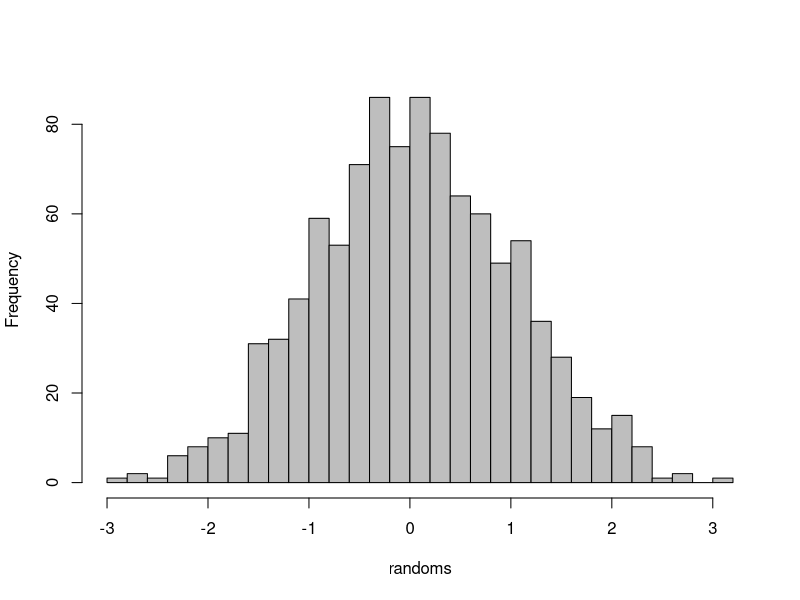

R code for this plot:
## ---- chunk 1
randoms <- rnorm(1000)
## ---- chunk 2
hist(randoms, breaks=30, col="grey", main="")
